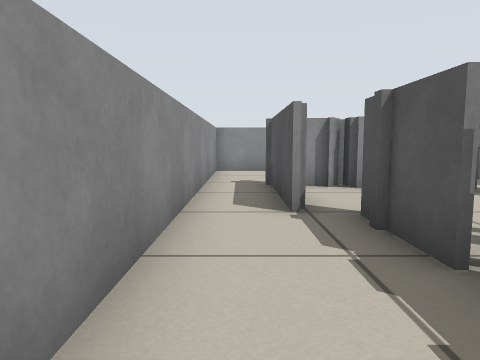
View 1 (above)

16 first-person views from a walk through a robot-simulator world made for Stage. The camera is 0.5 m above the floor, tilts 6° down and sees 70° across. Floor lines are 1 m apart. The floor is counted in squares, 0.5 m on a side. Each view is taken from the middle of a square. On the plan, view 1 faces up. The plan holds only what a view shows up to about 13 squares ahead; the rest is blank. The place goes on beyond the plan. Robots are left out.

View 2
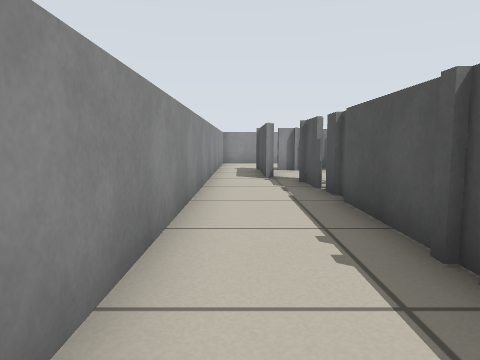

View 3
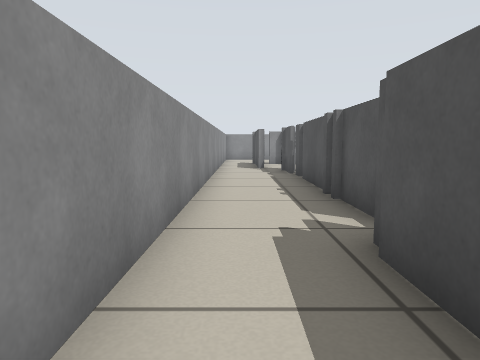

View 4
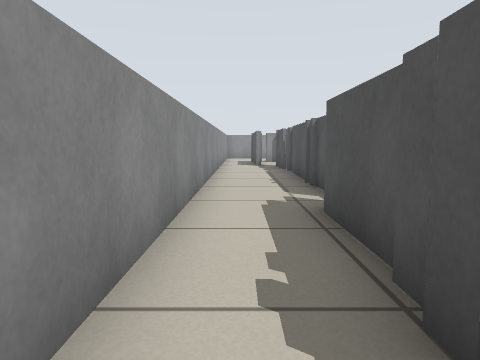

View 5
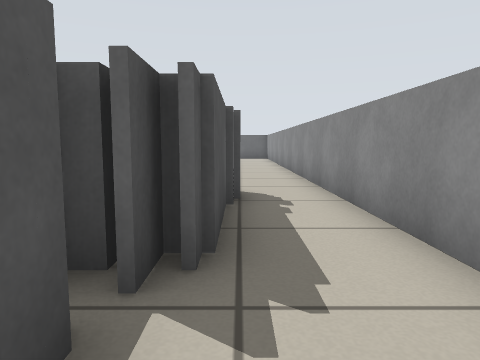

View 6
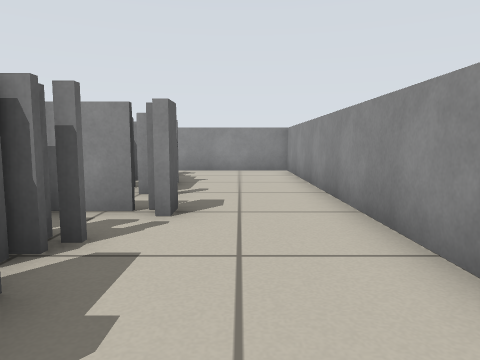

View 7
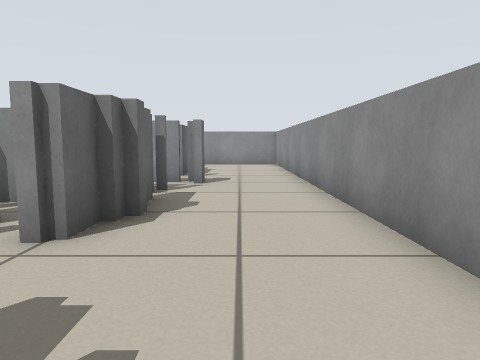

View 8
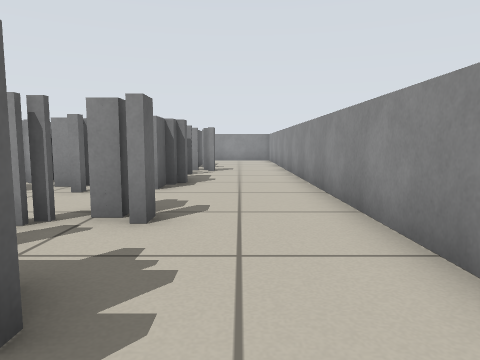

View 9
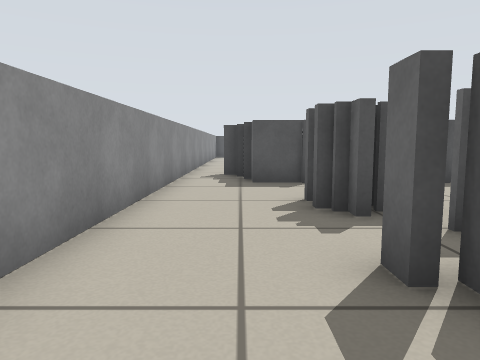

View 10
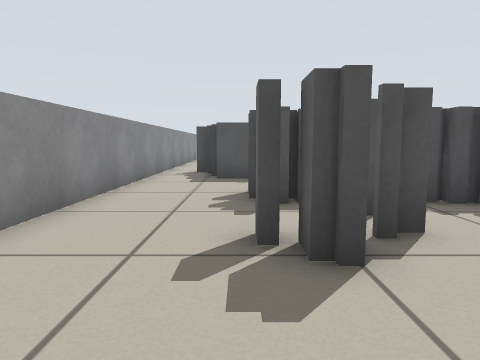

View 11
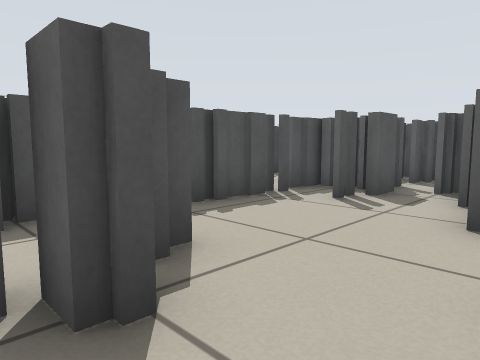

View 12
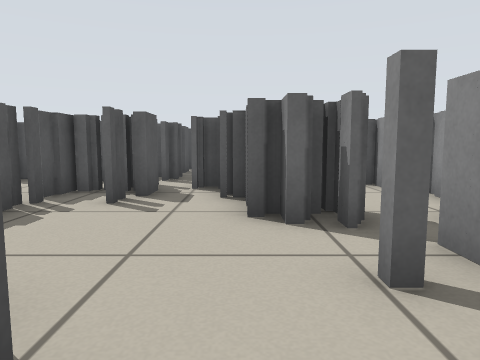

View 13
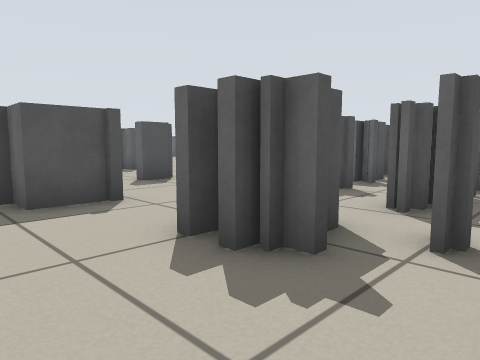

View 14
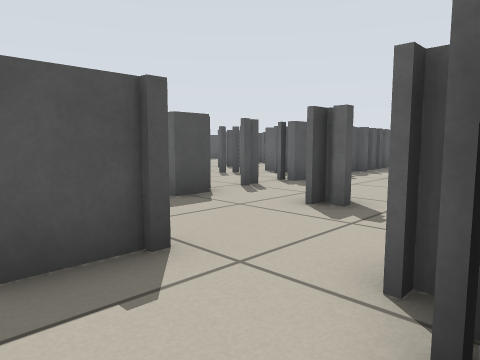

View 15
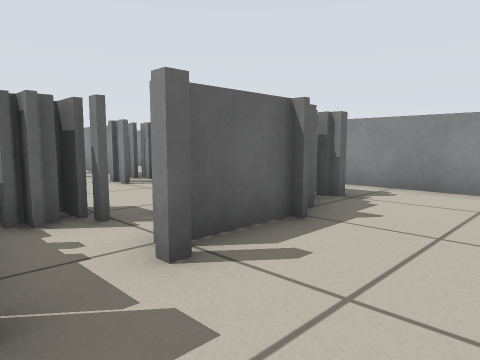

View 16
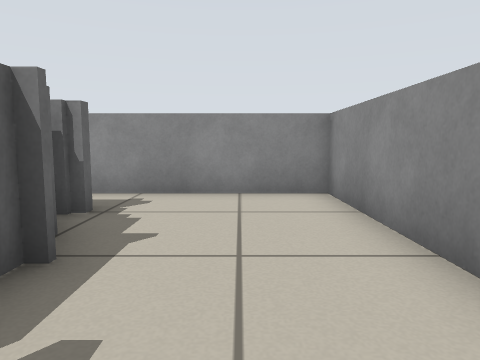

### Floor plan
Key: @ floor where view 1 was taken; # wall or solid block; x gap in a wall; . floor.
Columns run from 1 left of view 1 to 27 right of it. Each row starts with its distance up from view 1.
 13 ############################
 12 #........................x..
 11 #......................###
 10 #.......#.......##.##..#
  9 #.#####.#######.######...
  8 #.##  #.#    ##..#####.....
  7 #.#   ###     #....x......#..
  6 #.#           #....#...#..x..
  5 #.##          ##...#.#....#.
  4 #..#           #.###.. ......
  3 #..#           #.###.# ...#.#
  2 #..#           ### #.#      #
  1 #..#               # ##  x ##
  0 #@.#                 ##  .#
 -1 #..#                     .#
 -2 #..#
 -3 #..#
 -4 #..#
 -5 #..#
 -6 #.##
 -7 #.#
 -8 #.#
 -9 #.#
-10 #.#
-11 #..

Positions as (right, up) in squares from view 1, and headings:
1: (0, 0), facing up
2: (0, -5), facing up
3: (0, -9), facing up
4: (0, -11), facing up
5: (1, -3), facing down
6: (12, 11), facing left
7: (16, 11), facing left
8: (20, 11), facing left
9: (13, 11), facing right
10: (12, 10), facing right
11: (13, 10), facing down-right
12: (14, 10), facing down
13: (16, 12), facing down-right
14: (19, 11), facing down-right
15: (7, 12), facing down-left
16: (6, 11), facing left
